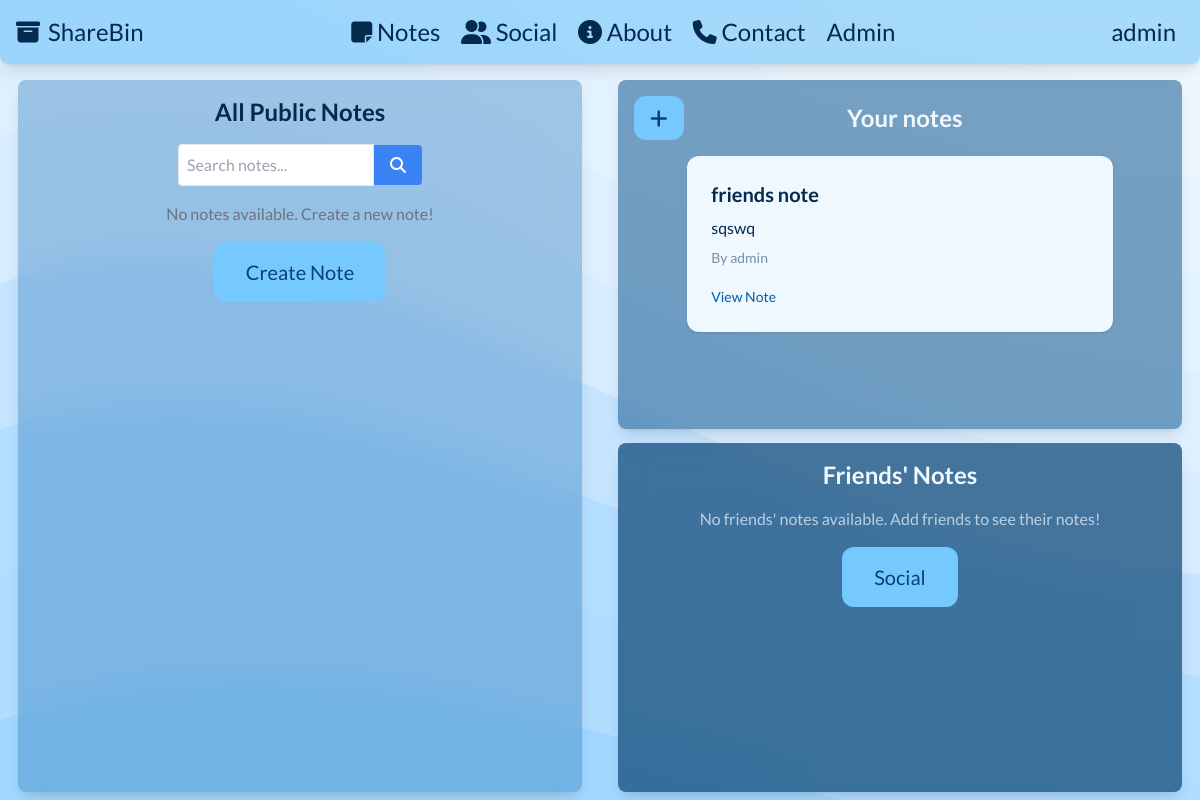
/notes/ (signed in), run on the app's committed database.
### tables this page shows
CREATE TABLE users (
            id INTEGER PRIMARY KEY AUTOINCREMENT,
            username TEXT,
            password TEXT,
            email TEXT,
            created_at TIMESTAMP DEFAULT CURRENT_TIMESTAMP
        );

CREATE TABLE notes (
            id INTEGER PRIMARY KEY AUTOINCREMENT,
            user TEXT,
            title TEXT,
            content TEXT,
            is_private INTEGER,
            visibility TEXT CHECK(visibility IN ('public', 'private', 'friends')),
            file_path TEXT,
            created_at TIMESTAMP DEFAULT CURRENT_TIMESTAMP
        );

### app.py (the view, shortened to what this page needs)
@app.route('/notes/')
def list_notes():
    conn = get_db()
    c = conn.cursor()
    public_notes = []
    my_notes = []
    friend_notes = []
    search_query = ""
    user_id = session.get('user_id')
    username = session.get('username')
    if user_id:
        c.execute("""
            SELECT n.id, u.username, n.title, n.content, n.is_private, n.file_path
            FROM notes n
            JOIN users u ON n.user = u.id
            WHERE n.user = ?
        """, (user_id,))
        my_notes = c.fetchall()
        c.execute("""
            SELECT u.id FROM users u
            JOIN friends f ON (
                (f.user_id = ? AND f.friend_id = u.id)
                OR (f.friend_id = ? AND f.user_id = u.id)
            )
            WHERE u.id != ?
        """, (user_id, user_id, user_id))
        friend_ids = [row[0] for row in c.fetchall()]
        if friend_ids:
            placeholders = ','.join(['?'] * len(friend_ids))
            query = f"""
                SELECT n.id, u.username, n.title, n.content, n.is_private, n.file_path
                FROM notes n
                JOIN users u ON n.user = u.id
                WHERE n.user IN ({placeholders})
                AND n.visibility = 'friends'
            """
            c.execute(query, friend_ids)
            friend_notes = c.fetchall()
    if request.method == 'GET':
        if 'search' in request.args:
            search_query = request.args.get('q')
            c.execute(f"""
                SELECT n.id, u.username, n.title, n.content, n.is_private, n.file_path
                FROM notes n
                JOIN users u ON n.user = u.id
                WHERE n.title LIKE '%{search_query}%' AND n.visibility = 'public'
            """)
            public_notes = c.fetchall()
        else:
            c.execute("""
                SELECT n.id, u.username, n.title, n.content, n.is_private, n.file_path
                FROM notes n
                JOIN users u ON n.user = u.id
                WHERE n.visibility = 'public'
                AND n.user != ?
            """, (user_id,))
            public_notes = c.fetchall()
    conn.close()
    return render_template('list_notes.html',
                           public_notes=public_notes,
                           my_notes=my_notes,
                           friend_notes=friend_notes,
                           search_query=search_query,
                           user=username)

### app.py (called while the page is built)
def get_db():
    conn = sqlite3.connect(DATABASE)
    return conn

### templates/list_notes.html (shortened to what this page needs)
{% extends "base.html" %} {% block content %}
<div class="flex flex-row w-full h-full max-h-full justify-around pb-2">
  <section
    class="w-[47%] h-auto max-h-full overflow-scroll bg-congress-blue-700/30 backdrop-blur-lg shadow-lg flex flex-col justify-start items-center rounded-lg p-4"
  >
    <h2 class="text-2xl font-bold mb-4">All Public Notes</h2>
    <form method="get" class="mb-4 flex flex-row justify-center items-center">
      <input
        type="text"
        name="q"
        placeholder="Search notes..."
        value="{{ search_query }}"
        class="w-full border p-2 rounded-l"
      />
      <button
        type="submit"
        name="search"
        class="bg-blue-500 text-white px-4 py-2 rounded-r hover:bg-blue-600"
      >
        <i class="fa-solid fa-magnifying-glass"></i>
      </button>
    </form>
    {% if not public_notes %} {% if search_query %}
    <p class="text-center text-congress-blue-950/70">
      No notes found for "{{ search_query }}"
    </p>
    {% else %}
    <p class="text-center text-gray-500">
      No notes available. Create a new note!
    </p>
    <a
      href="/note/new"
      class="rounded-xl text-xl bg-congress-blue-300 py-4 px-8 mt-4 text-congress-blue-900 hover:bg-congress-blue-400"
      >Create Note</a
    >
    {% endif %} {% endif %}
  </section>
  <div class="w-[47%] flex flex-col justify-between items-center">
    <section
      class="w-full h-[49%] text-congress-blue-50 bg-congress-blue-800/50 backdrop-blur-lg shadow-lg flex flex-col justify-start items-center rounded-lg p-4 overflow-scroll"
    >
      <div class="flex flex-row w-full justify-between items-center mb-4">
        <a
          href="/note/new"
          class="bg-congress-blue-300 rounded-xl text-xl py-2 px-4 text-congress-blue-900 hover:bg-congress-blue-400"
        >
          <i class="fa-solid fa-plus"></i
        ></a>
        <h2 class="text-2xl font-bold flex-grow text-center">Your notes</h2>
      </div>
      {% for note in my_notes %}
      <div
        class="w-4/5 mx-auto text-congress-blue-950 bg-congress-blue-50 p-6 rounded-xl shadow mb-4"
      >
        <h2 class="text-xl font-bold mb-2">{{ note[2] }}</h2>
        <p class="text-md text-congress-blue-950 mb-2">{{ note[3] }}</p>
        <p class="text-sm text-congress-blue-950/50 mb-4">By {{ note[1] }}</p>
        <a
          href="/note/{{ note[0] }}"
          class="text-congress-blue-700 hover:underline text-sm"
          >View Note</a
        >
      </div>
      {% endfor %}
    </section>
    <section
      class="w-full h-[49%] text-congress-blue-50 bg-congress-blue-900/70 backdrop-blur-lg shadow-lg flex flex-col justify-start items-center rounded-lg p-4 overflow-scroll"
    >
      <div>
        <h2 class="text-2xl font-bold mb-4">Friends' Notes</h2>
      </div>
      {% if friend_notes %} {% for note in friend_notes %}
      <div
        class="w-4/5 mx-auto text-congress-blue-950 bg-congress-blue-50 p-6 rounded-xl shadow mb-4"
      >
        <h2 class="text-xl font-bold mb-2">{{ note[2] }}</h2>
        <p class="text-md text-congress-blue-950 mb-2">{{ note[3] }}</p>
        <p class="text-sm text-congress-blue-950/50 mb-4">By {{ note[1] }}</p>
        <a
          href="/note/{{ note[0] }}"
          class="text-congress-blue-700 hover:underline text-sm"
          >View Note</a
        >
      </div>
      {% endfor %} {% else %}
      <p class="text-center text-congress-blue-50/70">
        No friends' notes available. Add friends to see their notes!
      </p>
      <a
        href="/social"
        class="rounded-xl text-xl bg-congress-blue-300 py-4 px-8 mt-4 text-congress-blue-900 hover:bg-congress-blue-400"
        >Social</a
      >
      {% endif %}
    </section>
  </div>
</div>
{% endblock %}

### templates/base.html (shortened to what this page needs)
<!DOCTYPE html>
<html>
  <head>
    <script src="https://cdn.tailwindcss.com"></script>
  </head>
  <body
    class="font-[lato] text-congress-blue-950 bg-congress-blue-100 scroll-smooth"
  >
    <header>
      <nav
        class="bg-congress-blue-500/30 backdrop-blur-lg rounded-b-lg shadow-lg p-4 flex flex-row w-full fixed top-0 z-50"
      >
        <div class="container justify-start text-2xl w-fit">
          <a
            href="/"
            class="flex items-center hover:text-gray-200 hover:text-shadow-lg transition-all duration-150 ease-in-out w-fit"
          >
            <i class="fa-solid fa-box-archive pr-2"></i>
            <h1 class="text-2xl">ShareBin</h1>
          </a>
        </div>
        <div class="container justify-center text-2xl w-fit mx-auto">
          <a
            href="/notes"
            class="p-2 hover:text-gray-200 transition-all duration-150 ease-in-out w-fit"
            ><i class="fa fa-sticky-note"></i> Notes</a
          >
          <a
            href="/social"
            class="p-2 hover:text-gray-200 transition-all duration-150 ease-in-out w-fit"
          >
            <i class="fa-solid fa-user-group"></i> Social</a
          >
          <a
            href="/about"
            class="p-2 hover:text-gray-200 transition-all duration-150 ease-in-out w-fit"
            ><i class="fa-solid fa-circle-info"></i> About</a
          >
          <a
            href="/contact"
            class="p-2 hover:text-gray-200 transition-all duration-150 ease-in-out w-fit"
          >
            <i class="fa-solid fa-phone"></i> Contact</a
          >
          {% if user == "admin" %}
          <a
            href="/admin"
            class="p-2 hover:text-gray-200 transition-all duration-150 ease-in-out w-fit"
            >Admin</a
          >
          {% endif %}
        </div>
        <div class="container justify-end text-2xl w-fit">
          {% if user %}
          <a
            href="/profile"
            class="p-2 hover:text-gray-200 transition-all duration-150 ease-in-out w-fit"
            >{{ user }}</a
          >
          {% else %}
          <a
            href="/login"
            class="p-2 hover:text-gray-200 transition-all duration-150 ease-in-out w-fit"
            >Log In <span aria-hidden="true">&rarr;</span></a
          >
          {% endif %}
        </div>
      </nav>
    </header>
    <section
      class="w-full min-h-fit h-screen pt-[10vh] bg-custom-pattern bg-cover bg-repeat-y bg-fixed"
    >
      {% block content %}{% endblock %}
    </section>
  </body>
</html>

### data on the page
users: username "admin"
notes: title "friends note", content "sqswq", username "admin"
